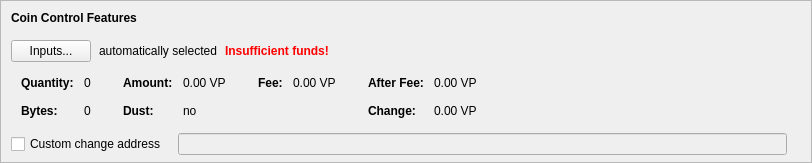
    <widget class="QFrame" name="frameCoinControl">
     <property name="sizePolicy">
      <sizepolicy hsizetype="Expanding" vsizetype="Expanding">
       <horstretch>0</horstretch>
       <verstretch>0</verstretch>
      </sizepolicy>
     </property>
     <property name="maximumSize">
      <size>
       <width>16777215</width>
       <height>16777215</height>
      </size>
     </property>
     <property name="frameShape">
      <enum>QFrame::StyledPanel</enum>
     </property>
     <property name="frameShadow">
      <enum>QFrame::Sunken</enum>
     </property>
     <layout class="QVBoxLayout" name="verticalLayoutCoinControl2">
      <property name="spacing">
       <number>0</number>
      </property>
      <property name="leftMargin">
       <number>0</number>
      </property>
      <property name="topMargin">
       <number>0</number>
      </property>
      <property name="rightMargin">
       <number>0</number>
      </property>
      <property name="bottomMargin">
       <number>6</number>
      </property>
      <item>
       <layout class="QVBoxLayout" name="verticalLayoutCoinControl" stretch="0,0,0,0,1">
        <property name="spacing">
         <number>0</number>
        </property>
        <property name="leftMargin">
         <number>10</number>
        </property>
        <property name="topMargin">
         <number>10</number>
        </property>
        <item>
         <layout class="QHBoxLayout" name="horizontalLayoutCoinControl1">
          <property name="bottomMargin">
           <number>15</number>
          </property>
          <item>
           <widget class="QLabel" name="labelCoinControlFeatures">
            <property name="sizePolicy">
             <sizepolicy hsizetype="Preferred" vsizetype="Maximum">
              <horstretch>0</horstretch>
              <verstretch>0</verstretch>
             </sizepolicy>
            </property>
            <property name="font">
             <font>
              <weight>75</weight>
              <bold>true</bold>
             </font>
            </property>
            <property name="styleSheet">
             <string notr="true">font-weight:bold;</string>
            </property>
            <property name="text">
             <string>Coin Control Features</string>
            </property>
           </widget>
          </item>
         </layout>
        </item>
        <item>
         <layout class="QHBoxLayout" name="horizontalLayoutCoinControl2" stretch="0,0,0,0">
          <property name="spacing">
           <number>8</number>
          </property>
          <property name="bottomMargin">
           <number>10</number>
          </property>
          <item>
           <widget class="QPushButton" name="pushButtonCoinControl">
            <property name="styleSheet">
             <string notr="true"/>
            </property>
            <property name="text">
             <string>Inputs...</string>
            </property>
            <property name="autoDefault">
             <bool>false</bool>
            </property>
           </widget>
          </item>
          <item>
           <widget class="QLabel" name="labelCoinControlAutomaticallySelected">
            <property name="text">
             <string>automatically selected</string>
            </property>
            <property name="margin">
             <number>5</number>
            </property>
           </widget>
          </item>
          <item>
           <widget class="QLabel" name="labelCoinControlInsuffFunds">
            <property name="font">
             <font>
              <weight>75</weight>
              <bold>true</bold>
             </font>
            </property>
            <property name="styleSheet">
             <string notr="true">color:red;font-weight:bold;</string>
            </property>
            <property name="text">
             <string>Insufficient funds!</string>
            </property>
            <property name="margin">
             <number>5</number>
            </property>
           </widget>
          </item>
          <item>
           <spacer name="horizontalSpacerCoinControl">
            <property name="orientation">
             <enum>Qt::Horizontal</enum>
            </property>
            <property name="sizeHint" stdset="0">
             <size>
              <width>40</width>
              <height>1</height>
             </size>
            </property>
           </spacer>
          </item>
         </layout>
        </item>
        <item>
         <widget class="QWidget" name="widgetCoinControl" native="true">
          <property name="sizePolicy">
           <sizepolicy hsizetype="Preferred" vsizetype="Preferred">
            <horstretch>0</horstretch>
            <verstretch>0</verstretch>
           </sizepolicy>
          </property>
          <property name="minimumSize">
           <size>
            <width>0</width>
            <height>0</height>
           </size>
          </property>
          <property name="styleSheet">
           <string notr="true"/>
          </property>
          <layout class="QHBoxLayout" name="horizontalLayoutCoinControl5">
           <property name="leftMargin">
            <number>0</number>
           </property>
           <property name="topMargin">
            <number>0</number>
           </property>
           <property name="rightMargin">
            <number>0</number>
           </property>
           <property name="bottomMargin">
            <number>0</number>
           </property>
           <item>
            <layout class="QHBoxLayout" name="horizontalLayoutCoinControl3" stretch="0,0,0,1">
             <property name="spacing">
              <number>20</number>
             </property>
             <property name="topMargin">
              <number>0</number>
             </property>
             <property name="bottomMargin">
              <number>10</number>
             </property>
             <item>
              <layout class="QFormLayout" name="formLayoutCoinControl1">
               <property name="horizontalSpacing">
                <number>10</number>
               </property>
               <property name="verticalSpacing">
                <number>14</number>
               </property>
               <property name="leftMargin">
                <number>10</number>
               </property>
               <property name="topMargin">
                <number>4</number>
               </property>
               <property name="rightMargin">
                <number>6</number>
               </property>
               <item row="0" column="0">
                <widget class="QLabel" name="labelCoinControlQuantityText">
                 <property name="font">
                  <font>
                   <weight>75</weight>
                   <bold>true</bold>
                  </font>
                 </property>
                 <property name="text">
                  <string>Quantity:</string>
                 </property>
                 <property name="margin">
                  <number>0</number>
                 </property>
                </widget>
               </item>
               <item row="0" column="1">
                <widget class="QLabel" name="labelCoinControlQuantity">
                 <property name="cursor">
                  <cursorShape>IBeamCursor</cursorShape>
                 </property>
                 <property name="contextMenuPolicy">
                  <enum>Qt::ActionsContextMenu</enum>
                 </property>
                 <property name="text">
                  <string notr="true">0</string>
                 </property>
                 <property name="margin">
                  <number>0</number>
                 </property>
                 <property name="textInteractionFlags">
                  <set>Qt::LinksAccessibleByMouse|Qt::TextSelectableByKeyboard|Qt::TextSelectableByMouse</set>
                 </property>
                </widget>
               </item>
               <item row="1" column="0">
                <widget class="QLabel" name="labelCoinControlBytesText">
                 <property name="font">
                  <font>
                   <weight>75</weight>
                   <bold>true</bold>
                  </font>
                 </property>
                 <property name="text">
                  <string>Bytes:</string>
                 </property>
                </widget>
               </item>
               <item row="1" column="1">
                <widget class="QLabel" name="labelCoinControlBytes">
                 <property name="cursor">
                  <cursorShape>IBeamCursor</cursorShape>
                 </property>
                 <property name="contextMenuPolicy">
                  <enum>Qt::ActionsContextMenu</enum>
                 </property>
                 <property name="text">
                  <string notr="true">0</string>
                 </property>
                 <property name="textInteractionFlags">
                  <set>Qt::LinksAccessibleByMouse|Qt::TextSelectableByKeyboard|Qt::TextSelectableByMouse</set>
                 </property>
                </widget>
               </item>
              </layout>
             </item>
             <item>
              <layout class="QFormLayout" name="formLayoutCoinControl2">
               <property name="horizontalSpacing">
                <number>10</number>
               </property>
               <property name="verticalSpacing">
                <number>14</number>
               </property>
               <property name="leftMargin">
                <number>6</number>
               </property>
               <property name="topMargin">
                <number>4</number>
               </property>
               <property name="rightMargin">
                <number>6</number>
               </property>
               <item row="0" column="0">
                <widget class="QLabel" name="labelCoinControlAmountText">
                 <property name="font">
                  <font>
                   <weight>75</weight>
                   <bold>true</bold>
                  </font>
                 </property>
                 <property name="text">
                  <string>Amount:</string>
                 </property>
                 <property name="margin">
                  <number>0</number>
                 </property>
                </widget>
               </item>
               <item row="0" column="1">
                <widget class="QLabel" name="labelCoinControlAmount">
                 <property name="cursor">
                  <cursorShape>IBeamCursor</cursorShape>
                 </property>
                 <property name="contextMenuPolicy">
                  <enum>Qt::ActionsContextMenu</enum>
                 </property>
                 <property name="text">
                  <string notr="true">0.00 VP</string>
                 </property>
                 <property name="textInteractionFlags">
                  <set>Qt::LinksAccessibleByMouse|Qt::TextSelectableByKeyboard|Qt::TextSelectableByMouse</set>
                 </property>
                </widget>
               </item>
               <item row="1" column="0">
                <widget class="QLabel" name="labelCoinControlLowOutputText">
                 <property name="font">
                  <font>
                   <weight>75</weight>
                   <bold>true</bold>
                  </font>
                 </property>
                 <property name="text">
                  <string>Dust:</string>
                 </property>
                </widget>
               </item>
               <item row="1" column="1">
                <widget class="QLabel" name="labelCoinControlLowOutput">
                 <property name="cursor">
                  <cursorShape>IBeamCursor</cursorShape>
                 </property>
                 <property name="contextMenuPolicy">
                  <enum>Qt::ActionsContextMenu</enum>
                 </property>
                 <property name="text">
                  <string notr="true">no</string>
                 </property>
                 <property name="textInteractionFlags">
                  <set>Qt::LinksAccessibleByMouse|Qt::TextSelectableByKeyboard|Qt::TextSelectableByMouse</set>
                 </property>
                </widget>
               </item>
              </layout>
             </item>
             <item>
              <layout class="QFormLayout" name="formLayoutCoinControl3">
               <property name="horizontalSpacing">
                <number>10</number>
               </property>
               <property name="verticalSpacing">
                <number>14</number>
               </property>
               <property name="leftMargin">
                <number>6</number>
               </property>
               <property name="topMargin">
                <number>4</number>
               </property>
               <property name="rightMargin">
                <number>6</number>
               </property>
               <item row="0" column="0">
                <widget class="QLabel" name="labelCoinControlFeeText">
                 <property name="font">
                  <font>
                   <weight>75</weight>
                   <bold>true</bold>
                  </font>
                 </property>
                 <property name="text">
                  <string>Fee:</string>
                 </property>
                 <property name="margin">
                  <number>0</number>
                 </property>
                </widget>
               </item>
               <item row="0" column="1">
                <widget class="QLabel" name="labelCoinControlFee">
                 <property name="cursor">
                  <cursorShape>IBeamCursor</cursorShape>
                 </property>
                 <property name="contextMenuPolicy">
                  <enum>Qt::ActionsContextMenu</enum>
                 </property>
                 <property name="text">
                  <string notr="true">0.00 VP</string>
                 </property>
                 <property name="textInteractionFlags">
                  <set>Qt::LinksAccessibleByMouse|Qt::TextSelectableByKeyboard|Qt::TextSelectableByMouse</set>
                 </property>
                </widget>
               </item>
              </layout>
             </item>
             <item>
              <layout class="QFormLayout" name="formLayoutCoinControl4">
               <property name="horizontalSpacing">
                <number>10</number>
               </property>
               <property name="verticalSpacing">
                <number>14</number>
               </property>
               <property name="leftMargin">
                <number>6</number>
               </property>
               <property name="topMargin">
                <number>4</number>
               </property>
               <property name="rightMargin">
                <number>6</number>
               </property>
               <item row="0" column="0">
                <widget class="QLabel" name="labelCoinControlAfterFeeText">
                 <property name="font">
                  <font>
                   <weight>75</weight>
                   <bold>true</bold>
                  </font>
                 </property>
                 <property name="text">
                  <string>After Fee:</string>
                 </property>
                 <property name="margin">
                  <number>0</number>
                 </property>
                </widget>
               </item>
               <item row="0" column="1">
                <widget class="QLabel" name="labelCoinControlAfterFee">
                 <property name="cursor">
                  <cursorShape>IBeamCursor</cursorShape>
                 </property>
                 <property name="contextMenuPolicy">
                  <enum>Qt::ActionsContextMenu</enum>
                 </property>
                 <property name="text">
                  <string notr="true">0.00 VP</string>
                 </property>
                 <property name="textInteractionFlags">
                  <set>Qt::LinksAccessibleByMouse|Qt::TextSelectableByKeyboard|Qt::TextSelectableByMouse</set>
                 </property>
                </widget>
               </item>
               <item row="1" column="0">
                <widget class="QLabel" name="labelCoinControlChangeText">
                 <property name="font">
                  <font>
                   <weight>75</weight>
                   <bold>true</bold>
                  </font>
                 </property>
                 <property name="text">
                  <string>Change:</string>
                 </property>
                </widget>
               </item>
               <item row="1" column="1">
                <widget class="QLabel" name="labelCoinControlChange">
                 <property name="cursor">
                  <cursorShape>IBeamCursor</cursorShape>
                 </property>
                 <property name="contextMenuPolicy">
                  <enum>Qt::ActionsContextMenu</enum>
                 </property>
                 <property name="text">
                  <string notr="true">0.00 VP</string>
                 </property>
                 <property name="textInteractionFlags">
                  <set>Qt::LinksAccessibleByMouse|Qt::TextSelectableByKeyboard|Qt::TextSelectableByMouse</set>
                 </property>
                </widget>
               </item>
              </layout>
             </item>
            </layout>
           </item>
          </layout>
         </widget>
        </item>
        <item>
         <layout class="QHBoxLayout" name="horizontalLayoutCoinControl4" stretch="0,0,0">
          <property name="spacing">
           <number>12</number>
          </property>
          <property name="sizeConstraint">
           <enum>QLayout::SetDefaultConstraint</enum>
          </property>
          <property name="topMargin">
           <number>5</number>
          </property>
          <property name="rightMargin">
           <number>5</number>
          </property>
          <item>
           <widget class="QCheckBox" name="checkBoxCoinControlChange">
            <property name="toolTip">
             <string>If this is activated, but the change address is empty or invalid, change will be sent to a newly generated address.</string>
            </property>
            <property name="text">
             <string>Custom change address</string>
            </property>
           </widget>
          </item>
          <item>
           <widget class="QValidatedLineEdit" name="lineEditCoinControlChange">
            <property name="enabled">
             <bool>false</bool>
            </property>
            <property name="sizePolicy">
             <sizepolicy hsizetype="Expanding" vsizetype="Fixed">
              <horstretch>0</horstretch>
              <verstretch>0</verstretch>
             </sizepolicy>
            </property>
           </widget>
          </item>
          <item>
           <widget class="QLabel" name="labelCoinControlChangeLabel">
            <property name="sizePolicy">
             <sizepolicy hsizetype="Preferred" vsizetype="Expanding">
              <horstretch>0</horstretch>
              <verstretch>0</verstretch>
             </sizepolicy>
            </property>
            <property name="minimumSize">
             <size>
              <width>0</width>
              <height>0</height>
             </size>
            </property>
            <property name="text">
             <string/>
            </property>
            <property name="margin">
             <number>3</number>
            </property>
           </widget>
          </item>
         </layout>
        </item>
        <item>
         <spacer name="verticalSpacerCoinControl">
          <property name="orientation">
           <enum>Qt::Vertical</enum>
          </property>
          <property name="sizeHint" stdset="0">
           <size>
            <width>800</width>
            <height>1</height>
           </size>
          </property>
         </spacer>
        </item>
       </layout>
      </item>
     </layout>
    </widget>
